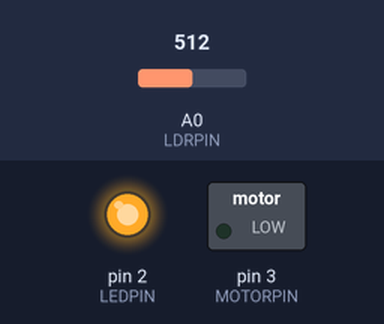
A sketch run on a simulated Arduino Uno, built with avr-gcc and run on an emulated ATmega328P. Shown: switched loads named in the sketch (green lamp = pin HIGH), output pins drawn as LEDs (lit = HIGH). The test bench sets the inputs (shaded band); at power-on: A0 (LDRPIN) = 512.

Above: at 1.2 s.
1.3 s: A0 (LDRPIN) set to 686
2.8 s: A0 (LDRPIN) set to 715
At 4.0 s:
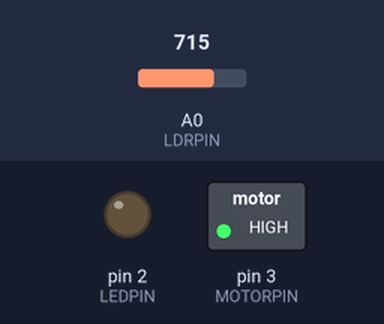
4.3 s: A0 (LDRPIN) set to 690
At 5.4 s:
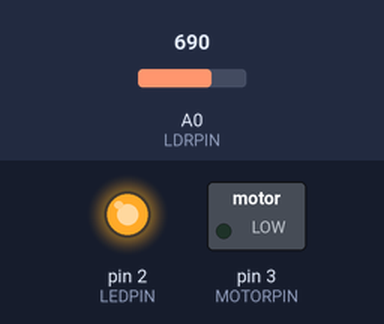
5.8 s: A0 (LDRPIN) set to 710
At 6.5 s:
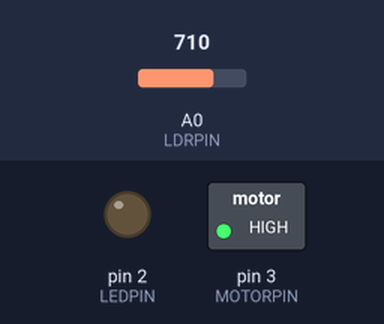
Timing chart, 0 to 8.3 s (numbered marks = the images above; inputs shaded):
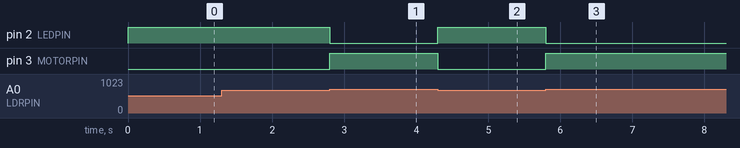

Measured:
- the behaviour switches between 699 and 700 on A0 (LDRPIN) (found by bisection; images 0 and 1)
- after the input at 1.3 s, every drawn part: stays the same
- after the input at 2.8 s, pin 2 (LEDPIN): HIGH → LOW at once; pin 3 (MOTORPIN): LOW → HIGH at once
- after the input at 4.3 s, pin 2 (LEDPIN): LOW → HIGH at once; pin 3 (MOTORPIN): HIGH → LOW at once
- after the input at 5.8 s, pin 2 (LEDPIN): HIGH → LOW at once; pin 3 (MOTORPIN): LOW → HIGH at once

The sketch:

veh-1x.ino
```cpp
/*
 * Code for Veh-1X, the one wheeled experimental vehicle
 *
 * Behavior:
 * When there is light, the motor goes on and the LED goes off
 * When there is darkness, the motor goes off and the LED goes on
 *
 */


const int LDRPIN = A0;  // the Light Dependent Resistor
const int LEDPIN = 2;  // the LED
const int MOTORPIN = 3; // the motor
int threshold = 700;    // The threshold for determining whether
                        // it is light or dark


void setup() {
  pinMode(LEDPIN, OUTPUT);
  pinMode(MOTORPIN, OUTPUT);
}

void loop() {
  int lightLevel = analogRead (LDRPIN); // read the light level

  if ( lightLevel >= threshold ) {   // Light level is above the threshold so ...
    digitalWrite(MOTORPIN, HIGH);    // motor goes on
    digitalWrite(LEDPIN, LOW);       // LED goes off
  } else {                           // Otherwise ...
    digitalWrite(MOTORPIN, LOW);    // motor goes off
    digitalWrite(LEDPIN, HIGH);       // LED goes on
  }
}
```
